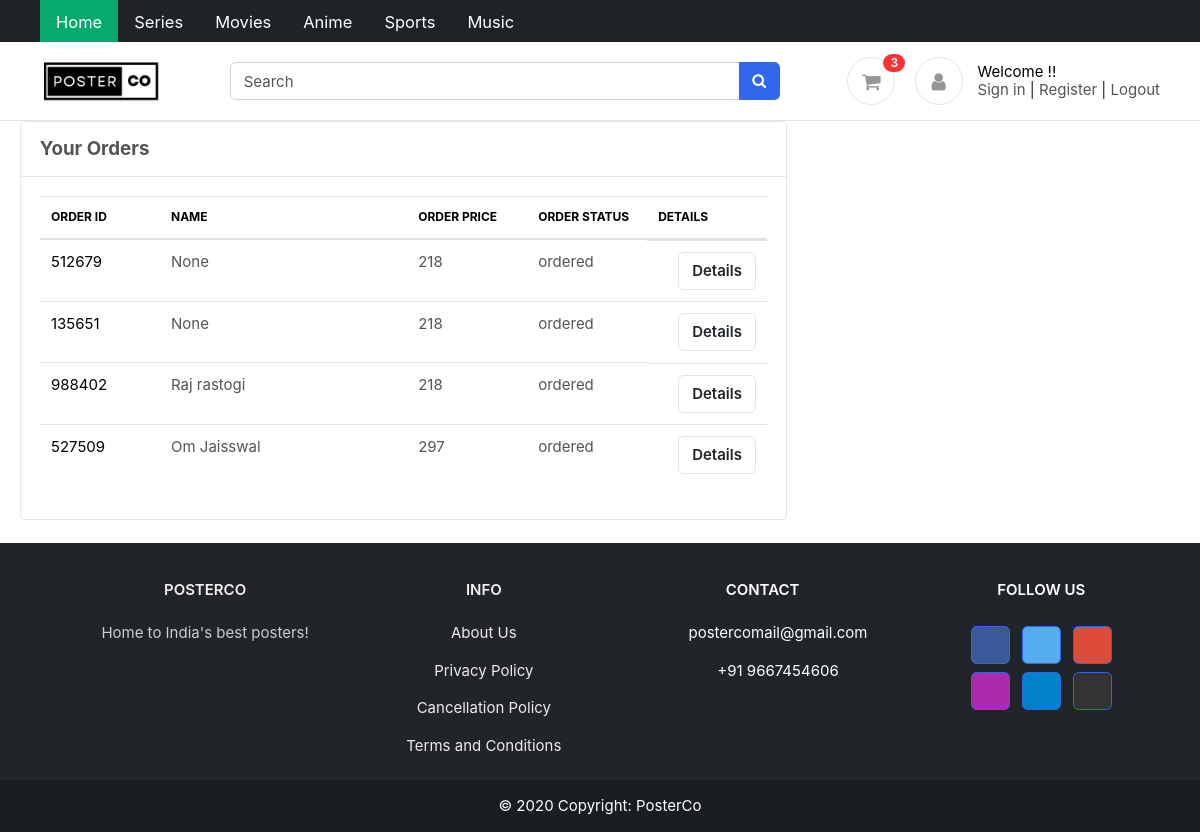
The page /accounts/your_orders (signed in) on the database its author committed.
### accounts/models.py (models this page shows, shortened)
class Profile(BaseModel):
    user = models.OneToOneField(User , on_delete=models.CASCADE , related_name='profile')
    is_email_verified = models.BooleanField(default=False)
    email_token = models.CharField(max_length=100 , null=True , blank=True)
    def get_cart_count(self):
        return CartItems.objects.filter(cart__is_paid = False , cart__user = self.user).count()

class Order(BaseModel):
    order_id = models.IntegerField()
    user = models.ForeignKey(User , on_delete=models.CASCADE , related_name='order_user')
    name = models.CharField(max_length=100 , null=True)
    details = models.ManyToManyField(CustomerDetails , related_name='customer_details')
    order_items = models.ManyToManyField(CartItems , related_name='order_items')
    order_price = models.IntegerField(null=True)
    order_status = models.CharField(max_length=100)
    order_is_paid = models.BooleanField(default=False)

### accounts/views.py (the view)
# urls.py: path('your_orders' , your_orders , name="your_orders"),
@login_required
def your_orders(request):
    user = request.user
    orders = Order.objects.filter(user=user)
    context = {'orders' : orders}
    return render(request , 'accounts/your_orders.html' , context)

### templates/accounts/your_orders.html
{% extends "base/base.html" %}
{% block start %}
<div class="container-fluid">
    <div class="col-md-8 mb-4">
      <div class="card mb-4">
        <div class="card-header py-3">
          <h5 class="mb-0">Your Orders</h5>
        </div>
        <div class="card-body">
            <div class="table-responsive">
                <table class="table">
                    <thead class="text-muted">
                        <tr class="small text-uppercase">
                            <th scope="col" width="120" style="color: black;">Order Id</th>
                            <th scope="col" style="color: black;">Name</th>
                            <th scope="col" width="120" style="color: black;">Order Price</th>
                            <th scope="col" width="120" style="color: black;">Order Status</th>
                            <th scope="col" width="120" style="color: black;"   >Details</th>
                        </tr>
                    </thead>
                    <tbody>
                        {%for order in orders %}
                        <tr>
                            <td style="color: black;">
                                <div class>{{order.order_id}}</div>
                            </td>
                            <td>
                                <div class>{{order.name}}</div>
                            </td>
                            <td>
                                <div class>{{order.order_price}}</div>
                            </td>
                            <td>
                                <div class>{{order.order_status}}</div>
                            </td>
                            <td class="text-right d-none d-md-block">
                                <a href="{% url 'order_detail' order.order_id %}" class="btn btn-light" data-abc="true"> Details</a>
                            </td>
                        </tr>
                        {% endfor %}
                    </tbody>
                </table>
            </div>
        </div>
      </div>
    </div>
  </div>
{% endblock %}

### templates/base/base.html (shortened to what this page needs)
{% load static %}
<!DOCTYPE HTML>
<html lang="en">
<head>
<link href="/media/css/bootstrap.css" rel="stylesheet" type="text/css"/>
<link href="/media/fonts/fontawesome/css/all.min.css" type="text/css" rel="stylesheet">
<link href="/media/css/ui.css" rel="stylesheet" type="text/css"/>
<link href="/media/css/style2.css" rel="stylesheet" />
</head>
<body>
	<link rel="stylesheet" href="https://cdnjs.cloudflare.com/ajax/libs/font-awesome/4.7.0/css/font-awesome.min.css">
<div class="topnav" id="myTopnav">
	<div class="container">
  <a href="{% url 'index' %}" class="active">Home</a>
  <a href="#">Series</a>
  <a href="{% url 'marvel' %}">Movies</a>
  <a href="{% url 'anime' %}">Anime</a>
  <a href="#about">Sports</a>
  <a href="#about">Music</a>
</div>
</div>
		<section class="header-main border-bottom">
			<div class="container">
		<div class="row align-items-center">
			<div class="col-lg-2 col-4">
				<div class="brand-wrap">
					<a href ="{% url 'index' %}"><img class="logo" src="/media/images/logo_main.png"></a>
				</div>
			</div>
			<div class="col-lg-6 col-sm-12">
				<form method="get" action="{% url 'search' %}">
					<div class="input-group w-100">
						<input type="text" class="form-control" placeholder="Search" name="search">
						<div class="input-group-append">
						  <button class="btn btn-primary" type="submit">
							<i class="fa fa-search"></i>
						  </button>
						</div>
					</div>
				</form>
			</div>
			<div class="col-lg-4 col-sm-6 col-8">
				<div class="widgets-wrap float-md-right">
					<div class="widget-header  mr-3">
						<a href="{% url 'cart' %}" class="icon icon-sm rounded-circle border"><i class="fa fa-shopping-cart"></i></a>
						<span class="badge badge-pill badge-danger notify">{{request.user.profile.get_cart_count}}</span>
					</div>
					<div class="widget-header icontext">
						<a href="{% url 'your_orders' %}" class="icon icon-sm rounded-circle border"><i class="fa fa-user"></i></a>
						<div class="text">
							{% if user %}
							<span class="text" style="color: black
							;">Welcome {{user.first_name}}!!</span>
							{% endif %}
							<div>
								<a href="{% url 'login' %}">Sign in</a> |
								<a href="{% url 'register' %}"> Register</a> |
								{% if user %}
								<a href="{% url 'logout' %}"> Logout</a>
								{% endif %}
							</div>
						</div>
					</div>
				</div>
			</div>
		</div>
			</div>
		</section>
        {% block start %}
        {% endblock %}
<footer
		class="text-center text-lg-start text-white bg-dark"
		>
	<div class="container p-4 pb-0">
	<section class="">
		<div class="row">
		<div class="col-md-3 col-lg-3 col-xl-3 mx-auto mt-3">
			<h6 class="text-uppercase mb-4 font-weight-bold" style="color: rgb(245, 238, 238);">
			PosterCo
			</h6>
			<p style="color: rgb(205, 205, 205);">
			Home to India's best posters!
			</p>
		</div>
		<div class="col-md-2 col-lg-2 col-xl-2 mx-auto mt-3">
			<h6 class="text-uppercase mb-4 font-weight-bold" style="color: rgb(245, 238, 238);">Info</h6>
			<p>
			<a href="{% url 'about_us' %}" class="text" style="color: rgb(240, 234, 234);">About Us</a>
			</p>
			<p>
			<a href="{% url 'privacy_policy' %}" class="text" style="color: rgb(240, 234, 234);">Privacy Policy</a>
			</p>
			<p>
			<a href="{% url 'cancellation_policy' %}" class="text" style="color: rgb(240, 234, 234);">Cancellation Policy</a>
			</p>
			<p>
			<a href="{% url 'tnc' %}" class="text" style="color: rgb(240, 234, 234);">Terms and Conditions</a>
			</p>
		</div>
		<div class="col-md-4 col-lg-3 col-xl-3 mx-auto mt-3">
			<h6 class="text-uppercase mb-4 font-weight-bold">Contact</h6>
			<p><i class="fas fa-envelope mr-3"></i> postercomail@gmail.com</p>
			<p><i class="fas fa-phone mr-3"></i> +91 9667454606</p>
		</div>
		<div class="col-md-3 col-lg-2 col-xl-2 mx-auto mt-3">
			<h6 class="text-uppercase mb-4 font-weight-bold">Follow us</h6>
			<a
				class="btn btn-primary btn-floating m-1"
				style="background-color: #3b5998"
				href="#!"
				role="button"
				><i class="fab fa-facebook-f"></i
			></a>
			<a
				class="btn btn-primary btn-floating m-1"
				style="background-color: #55acee"
				href="#!"
				role="button"
				><i class="fab fa-twitter"></i
			></a>
			<a
				class="btn btn-primary btn-floating m-1"
				style="background-color: #dd4b39"
				href="#!"
				role="button"
				><i class="fab fa-google"></i
			></a>
			<a
				class="btn btn-primary btn-floating m-1"
				style="background-color: #ac2bac"
				href="#!"
				role="button"
				><i class="fab fa-instagram"></i
			></a>
			<a
				class="btn btn-primary btn-floating m-1"
				style="background-color: #0082ca"
				href="#!"
				role="button"
				><i class="fab fa-linkedin-in"></i
			></a>
			<a
				class="btn btn-primary btn-floating m-1"
				style="background-color: #333333"
				href="#!"
				role="button"
				><i class="fab fa-github"></i
			></a>
		</div>
		</div>
	</section>
	</div>
	<div
		class="text-center p-3"
		style="background-color: rgba(0, 0, 0, 0.2)"
		>
	© 2020 Copyright:
	<a class="text-white" href="https://mdbootstrap.com/"
		>PosterCo</a
		>
	</div>
</footer>
</body>
</html>

### html/css/ui.css (style rules this page uses)
html { font-family: 'Inter', sans-serif; font-size: 15px; }
.icon-xs, .icon-sm, .icon-md, .icon-lg { display: inline-block; text-align: center; flex-shrink: 0; flex-grow: 0; }
.icon-sm { width: 48px; height: 48px; line-height: 48px; font-size: 20px; }
p:last-child { margin-bottom: 0; }
.header-main { position: relative; padding-top: 1rem; padding-bottom: 1rem; }
.brand-wrap .logo, .navbar-brand .logo { margin-right: 7px; max-height: 42px; display: inline-block; }
.widget-header { display: inline-block; vertical-align: middle; position: relative; }
.widget-header a { color: #545454; }
.widget-header i { color: #969696; }
.widget-header .notify { position: absolute; top: -3px; right: -10px; }
.btn-light { background-color: #fff; border-color: #e4e4e4; }
.icontext { display: inline-flex; align-items: center; vertical-align: middle; }
.icontext .text { width: 100%; line-height: 1.2; color: #212529; }
.icontext .icon { position: relative; margin-right: 15px; flex-shrink: 0; flex-grow: 0; }
.notify { position: absolute; top: -4px; right: -10px; display: inline-block; padding: .25em .6em; font-size: 12px; line-height: 1; text-align: center; border-radius: 3rem; color: #fff; background-color: #fa3434; }

### public/static/css/style2.css (style rules this page uses)
.topnav { background-color: rgb(29, 35, 39); overflow: hidden; height: 42px; }
.topnav a { float: left; display: flex; color: #ffffff; text-align: center; padding: 10px 16px; text-decoration: none; font-size: 16.5px; }
.topnav a.active { background-color: #04AA6D; color: white; }

### rows shown on the page
Order: order_id "512679", name "None", order_price "218", order_status "ordered"
Order: order_id "135651", name "None", order_price "218", order_status "ordered"
Order: order_id "988402", name "Raj rastogi", order_price "218", order_status "ordered"
Order: order_id "527509", name "Om Jaisswal", order_price "297", order_status "ordered"

### other values the page prints
{{ request.user.profile.get_cart_count }} "3"
